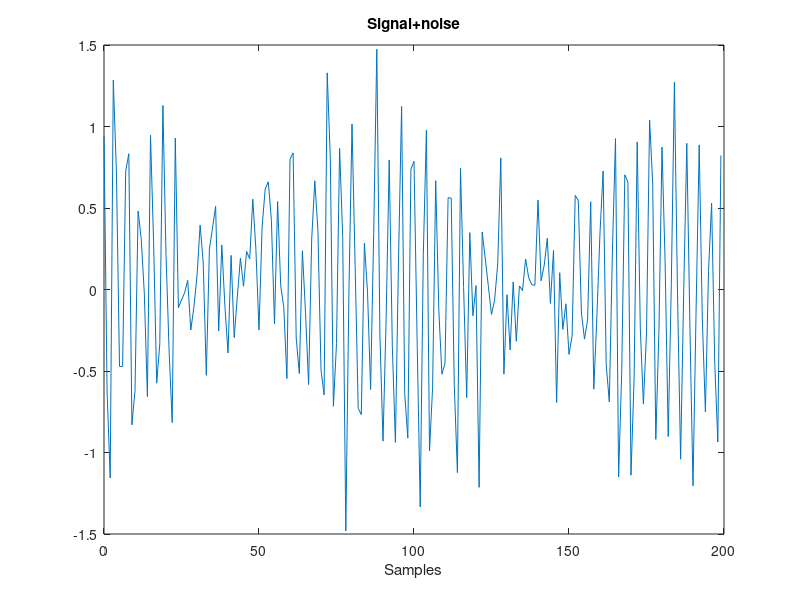

The MATLAB script that drew this image: (Note: this script raises an error after producing the figure.)
%Author - Orchisama Das

%this script generates additive sinusoids artificially and compares their
%theoretical and estimated autocorrelation function and matrices.
%Additionally, the circulant structure of the matrices under certain
%conditions and the corresponding eigenvalues are explored.

close all, clear all, clc;
n = 0:2000;
%clean signal
%example 1
%y = cos(0.4*pi.*n + 0.1*pi) + 0.5*cos(0.5*pi.*n+0.3*pi) + 0.2*cos(0.6*pi.*n);
%example 2
y = cos(0.5*pi.*n) + cos(0.52*pi.*n + 0.25*pi);
%nornalize signal power to 0dB
y_norm = y./max(abs(y));
snr = 10;
%signal+noise
x = awgn(y_norm, snr);
var_w = var(x - y_norm);

figure;
plot(n(1:200),x(1:200));
xlabel('Samples');title('Signal+noise');

%theoretical normalized autocorrelation
%example 1
%R = (0.5*cos(n.*0.4*pi) + 0.125*cos(0.5*pi.*n) + 0.02*cos(0.6*pi.*n))./(max(abs(y))^2);
%example 2
R = (0.5*cos(0.5*pi.*n) + 0.5*cos(0.52*pi.*n))./(max(abs(y))^2);
%compensating for additive white noise
R(1) = R(1) + var_w;
%find periodicity of autocorrelation function
M = find_periodicity(R,0.001);
R = R(1:M);
%estimate autocorrelation function from data
R_hat = estimate_autocorrelation_function(x,M);
%this will determine if the resulting estimated autocorrelation matrix will
%be circulant
symm = is_symmetric(R_hat)

figure;
plot(1:M,R);hold on;
plot(1:M,R_hat);hold off;grid on;
xlabel('Lags');legend('Theoretical ACF','Estimated ACF');
title('Autocorrelation function');

%estimating power spectrum
win_R = hamming(M)'.*R;
win_Rhat = hamming(M)'.*R_hat;
Nfft = 2^nextpow2(M);
psd_thr = fftshift(fft(win_R,Nfft));
psd_est = fftshift(fft(win_Rhat,Nfft));
freq = linspace(-pi,pi,Nfft);
psd_thr = 20*log10(abs(psd_thr)/max(abs(psd_thr)));
psd_est = 20*log10(abs(psd_est)/max(abs(psd_est)));
[peaks_thr, freqs_thr] = find_peaks(psd_thr,4);
[peaks_est, freqs_est] = find_peaks(psd_est,4);

%plot power spectrums
figure;
plot(freq/pi, psd_thr);hold on;grid on;
plot(freq/pi, psd_est);hold on;grid on;
plot(freqs_thr/pi, peaks_thr,'*b');hold on;
plot(freqs_est/pi, peaks_est,'*r');hold off;
xlabel('Frequency in pi*rad/s');ylabel('Mag in dB');
legend('Theoretical PSD','Estimated PSD');
title('Power spectrum');

%%Comments - we can see that the autocorrelation function is periodic. Let
%%the period be denoted as p. If we choose M = np, where n is any positive
%%integer, the resulting autocorrelation matrix will be circulant. 
%%The minimum order which will yield a circulant matrix is M=p %%

%get theoretical autocorrelation matrix
auto_mat = toeplitz(R);
%try with matlab's built-in function - this is not circulant
%[corr_mat,auto_mat_est] = corrmtx(x, M-1);
%try converting estimated autocorrelation function to toeplitz - this is
%not exactly circulant but is very close
auto_mat_est = toeplitz(R_hat);
% get eigenvalues of theoretical autocorrelation matrix
[eigvec_R, eigval_R] = eig(auto_mat);
%get DFT matrix
dftm = dftmtx(M);
%get eigenvalues of theoretical autocorrelation matrix via dft
eigval_R_dft = dftm * R';
% get eigenvalues of estimated autocorrelation matrix via dft
eigval_R_est_dft =  dftm * R_hat';

%find a corresponding circulant matrix
%toeplitz(col, row)
circ = toeplitz(circshift(flipud(R(:)),1),R);
[eigvec_circ, eigval_circ] = eig(circ);

%check if created circulant matrix is indeed circulant for sanity check
flag0 = is_circulant(circ)
%check if theoretical autocorrelation matrix is circulant
flag1 = is_circulant(auto_mat)
%check if estimated autocorrelation matrix is circulant
flag2 = is_circulant(auto_mat_est)

%plot eigenvalues
figure;
stem(1:M, sort(abs(diag(eigval_R)), 'descend'));hold on;
stem(1:M, sort(abs(diag(eigval_circ)), 'descend'));hold on;
stem(1:M, sort(abs(eigval_R_dft), 'descend'));hold on;
stem(1:M, sort(abs(eigval_R_est_dft), 'descend'));hold off;
legend('eigenvalues of theoretical autocorrelation matrix',...
    'eigenvalues of circulant matrix', 'eigenvalues of theoretical matrix calcuated with DFT', 'eigenvalues of estimated matrix calculated with DFT');

%mean squared error between theoretical eigenvalues
mse_theor = mean(abs((sort(abs(diag(eigval_R)) - sort(abs(eigval_R_dft))))).^2)
%mean squared error between estimated eigenvalue
mse_est = mean(abs((sort(abs(diag(eigval_R)) - sort(abs(eigval_R_est_dft))))).^2)

%find eigenvectors corresponding to top eigenvalues
[eig_sort, inds] = sort(abs(eigval_R_est_dft), 'descend');
pos = determine_number_of_sinusoids(eig_sort, 5);
top_eigvals = eig_sort(1:2*(pos-1));
top_eigvals_pos = inds(1:2*(pos-1));
%eigenvectors are corresponding rows in DFT matrix
eigvec_top = dftm(top_eigvals_pos,:);
%frequency resolution
f_res = 2*pi/M;
%frequency present in signal according to positions of top eigenvalues
f_detected = -pi + (top_eigvals_pos-1)*f_res;
%frequency detected normalized by pi radians
f_detected/pi 
